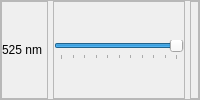
                        <widget class="QFrame" name="Chrolis08_frame">
                         <property name="frameShape">
                          <enum>QFrame::StyledPanel</enum>
                         </property>
                         <property name="frameShadow">
                          <enum>QFrame::Raised</enum>
                         </property>
                         <layout class="QHBoxLayout" name="aa_20">
                          <property name="spacing">
                           <number>5</number>
                          </property>
                          <property name="leftMargin">
                           <number>0</number>
                          </property>
                          <property name="topMargin">
                           <number>0</number>
                          </property>
                          <property name="rightMargin">
                           <number>0</number>
                          </property>
                          <property name="bottomMargin">
                           <number>0</number>
                          </property>
                          <item>
                           <widget class="QFrame" name="Chrolis08_Display_frame">
                            <property name="maximumSize">
                             <size>
                              <width>125</width>
                              <height>16777215</height>
                             </size>
                            </property>
                            <property name="frameShape">
                             <enum>QFrame::StyledPanel</enum>
                            </property>
                            <property name="frameShadow">
                             <enum>QFrame::Raised</enum>
                            </property>
                            <layout class="QHBoxLayout" name="Chrolis08_toggleButton_layout">
                             <property name="spacing">
                              <number>0</number>
                             </property>
                             <property name="leftMargin">
                              <number>0</number>
                             </property>
                             <property name="topMargin">
                              <number>0</number>
                             </property>
                             <property name="rightMargin">
                              <number>5</number>
                             </property>
                             <property name="bottomMargin">
                              <number>0</number>
                             </property>
                             <item>
                              <widget class="QLabel" name="Chrolis08_Display_label">
                               <property name="text">
                                <string>525 nm</string>
                               </property>
                               <property name="alignment">
                                <set>Qt::AlignLeading|Qt::AlignLeft|Qt::AlignVCenter</set>
                               </property>
                              </widget>
                             </item>
                            </layout>
                           </widget>
                          </item>
                          <item>
                           <widget class="QFrame" name="Chrolis08_Slider_frame">
                            <property name="maximumSize">
                             <size>
                              <width>225</width>
                              <height>16777215</height>
                             </size>
                            </property>
                            <property name="frameShape">
                             <enum>QFrame::StyledPanel</enum>
                            </property>
                            <property name="frameShadow">
                             <enum>QFrame::Raised</enum>
                            </property>
                            <layout class="QHBoxLayout" name="horizontalLayout_69">
                             <property name="spacing">
                              <number>0</number>
                             </property>
                             <property name="leftMargin">
                              <number>0</number>
                             </property>
                             <property name="topMargin">
                              <number>0</number>
                             </property>
                             <property name="rightMargin">
                              <number>0</number>
                             </property>
                             <property name="bottomMargin">
                              <number>0</number>
                             </property>
                             <item>
                              <widget class="QSlider" name="Chrolis08_Slider">
                               <property name="maximum">
                                <number>100</number>
                               </property>
                               <property name="sliderPosition">
                                <number>100</number>
                               </property>
                               <property name="orientation">
                                <enum>Qt::Horizontal</enum>
                               </property>
                               <property name="tickPosition">
                                <enum>QSlider::TicksBelow</enum>
                               </property>
                               <property name="tickInterval">
                                <number>10</number>
                               </property>
                              </widget>
                             </item>
                            </layout>
                           </widget>
                          </item>
                          <item>
                           <widget class="QFrame" name="Chrolis08_Light_frame">
                            <property name="maximumSize">
                             <size>
                              <width>50</width>
                              <height>16777215</height>
                             </size>
                            </property>
                            <property name="frameShape">
                             <enum>QFrame::StyledPanel</enum>
                            </property>
                            <property name="frameShadow">
                             <enum>QFrame::Raised</enum>
                            </property>
                            <layout class="QHBoxLayout" name="horizontalLayout_70">
                             <property name="spacing">
                              <number>0</number>
                             </property>
                             <property name="leftMargin">
                              <number>0</number>
                             </property>
                             <property name="topMargin">
                              <number>0</number>
                             </property>
                             <property name="rightMargin">
                              <number>0</number>
                             </property>
                             <property name="bottomMargin">
                              <number>0</number>
                             </property>
                             <item>
                              <widget class="QLabel" name="Chrolis08_Value">
                               <property name="text">
                                <string/>
                               </property>
                               <property name="alignment">
                                <set>Qt::AlignCenter</set>
                               </property>
                              </widget>
                             </item>
                            </layout>
                           </widget>
                          </item>
                         </layout>
                        </widget>
